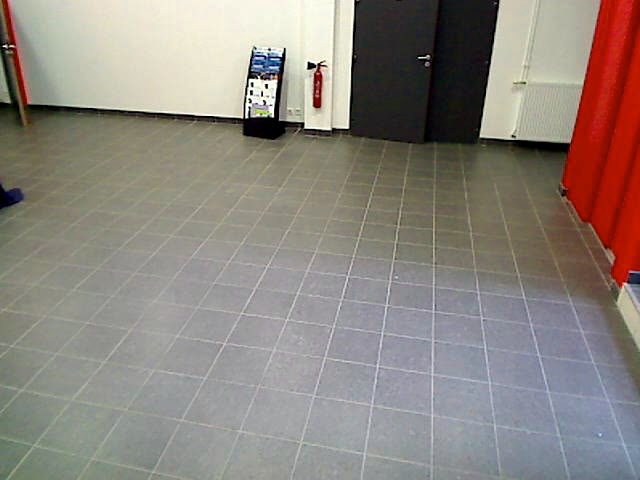
//> input picture sample/lala2.png, 640 x 480 px, given in place of the camera
$ ./main   (built with g++ and OpenCV 4, older OpenCV classes emulated)
//> lines starting //> are read from the running program, lines starting //| are printed output that depends on the picture
### jog.h
#include <math.h>

class jog
{
public:
    jog();
    double x;
    double y;
    double th;
    double xt_old;
    double yt_old;
    int cmd(double xt, double yt, double dt);
};

### detectedObject.h
#ifndef DETECTEDOBJECT_H
#define DETECTEDOBJECT_H

#include "opencv2/video/tracking.hpp"
#include "opencv2/highgui/highgui.hpp"


using namespace cv;
using namespace std;
class detectedObject
{
public:
    detectedObject();
    void setKalman(float x, float y);
    Point step1();
    Point step2();
    void changeMeasure(int x,int y);

    Rect position;

private:
    KalmanFilter KFs;
    Mat_<float> measurements;
};
#endif // DETECTEDOBJECT_H

### motiondetector.h
#ifndef MOTIONDETECTOR_H
#define MOTIONDETECTOR_H

#include "opencv2/video/tracking.hpp"
#include "opencv2/highgui/highgui.hpp"
#include "opencv2/imgproc/imgproc_c.h"

#include <time.h>
#include <stdio.h>
#include <ctype.h>

#include <iostream>

using namespace cv;
using namespace std;

class MotionDetector
{
public:
    MotionDetector(int buffer_depth = 4, double mhi_duration = 0.3,double max_time_delta= 0.2, double min_time_delta = 0.01);

    vector<Rect> update(Mat &img, Mat &dst, int diff_threshold);


    vector<Rect> compute(Mat &img1, Mat &img2, Mat &dst, int diff_threshold);
private:
    // various tracking parameters (in seconds)
    const double MHI_DURATION;// = 0.3;
    const double MAX_TIME_DELTA;// = 0.2;
    const double MIN_TIME_DELTA;// = 0.01;
    // number of cyclic frame buffer used for motion detection
    // (should, probably, depend on FPS)
    const int N;// = 3;

    // ring image buffer of size N
    vector<Mat> buffer;//(N);
    int last;// = 0;

    // temporary images
    Mat mhi; // MHI
    Mat silh,silh1;
    Mat orient; // orientation
    Mat mask; // valid orientation mask
    Mat segmask; // motion segmentation map

    vector<Rect> seq;


    void resize_matrix(int rows, int cols);


};

#endif // MOTIONDETECTOR_H

### jog.cpp
#include <math.h>

#include "jog.h"

jog::jog()
{
    x = 20;
    y = 20;
    th = 0;
    xt_old = -1;
    yt_old = -1;
}

// [54 lines left out: functions sqr, cmd, not called in this run]

### motiondetector.cpp
#include "motiondetector.h"

MotionDetector::MotionDetector(int buffer_depth, double mhi_duration,
                               double max_time_delta, double min_time_delta) :
    MHI_DURATION(mhi_duration),
    MAX_TIME_DELTA(max_time_delta),
    MIN_TIME_DELTA(min_time_delta),
    N(buffer_depth),
    buffer(buffer_depth),
    last(0)
{
//> called with buffer_depth = 4, mhi_duration = 0.3, max_time_delta = 0.2, min_time_delta = 0.01

    cout << "Initialisation du buffer tournant size: "<< buffer.size() << endl;
    for(uint i = 0; i < buffer.size(); i++){
        buffer[i].create(0,0,CV_8UC1);
    }
    mhi  = Mat::zeros(0,0,CV_32FC1);
}


// [88 lines left out: functions resize_matrix, compute, getFirst, getSecond, not called in this run]

Mat& MotionDetector::getMotion(){
    return motion;
}

// [23 lines left out: functions getSilh, update, not called in this run]

### main.cpp
#include "opencv2/video/tracking.hpp"
#include "opencv2/highgui/highgui.hpp"
#include "opencv2/imgproc/imgproc_c.h"
#include "opencv2/features2d/features2d.hpp"
#include <opencv2/nonfree/features2d.hpp>
#include <opencv2/legacy/legacy.hpp>
#include <opencv2/opencv.hpp>

#include<iostream>
#include<vector>

#include <time.h>
#include <stdio.h>
#include <ctype.h>

#include <iostream>

#include "motiondetector.h"
#include "detectedObject.h"

#include "jog.h"

using namespace cv;
using namespace std;

static void help(void)
{
    printf(
                "\nThis program demonstrated the use of motion templates -- basically using the gradients\n"
                "of thresholded layers of decaying frame differencing. New movements are stamped on top with floating system\n"
                "time code and motions too old are thresholded away. This is the 'motion history file'. The program reads from the camera of your choice or from\n"
                "a file. Gradients of motion history are used to detect direction of motoin etc\n"
                "Usage :\n"
                "./motempl [camera number 0-n or file name, default is camera 0]\n"
                );
}


// [106 lines left out: functions test_detector, extract_shape2, extractSubRegion, not called in this run]


Mat image;
// [13 lines left out: function on_mouse, not called in this run]

Mat computePerspectiveTransform(Point2f *p_src, Point2f *p_dst){

    double w = 30;

    p_src[0] = Point2f(74,401);
    p_src[1] = Point2f(205,240);
    p_src[2] = Point2f(477,270);
    p_src[3] = Point2f(497,476);

    p_dst[0] = (Point2f(5*w,0*w));
    p_dst[1] = (Point2f(5*w,6*w));
    p_dst[2] = (Point2f(12*w,6*w));
    p_dst[3] = (Point2f(12*w,0*w));

    return getPerspectiveTransform(p_src, p_dst);
}


// [19 lines left out: function drawRobot, not called in this run]

int main(int argc, char** argv)
{

    VideoCapture cap;
    MotionDetector detector;
    BackgroundSubtractorMOG2 bg(100,-1,false);

    Mat frame;

    Mat back, fore;

    jog jog;


    help();

    if( argc == 1 || (argc == 2 && strlen(argv[1]) == 1 && isdigit(argv[1][0])))
        cap.open(argc == 2 ? argv[1][0] - '0' : 0);
    else if( argc == 2 )
        cap.open(argv[1]);
    if( !cap.isOpened() )
    {
        cout << "Could not initialize capturing...\n";
        return 0;
    }

    cvNamedWindow( "Motion", 1 );
    cvNamedWindow( "Image", 1 );
    setMouseCallback("Image", on_mouse, 0);
    cvNamedWindow("contour",0);
    cvNamedWindow("perspective",1);

//    for(uint i = 0; i <  350; i++)
//        cap >> frame;

    Point2f p_src[4];
    Point2f p_dst[4];
    Mat M = computePerspectiveTransform(p_src,p_dst);

    double w = 30;
    for(int ind = 0;;ind++)
    {
        // Get image
        cap >> frame;
//> frame is the input picture: 480 rows x 640 cols, CV_8UC3; mean B, G, R 126.4, 133.7, 141.7
        cap >> frame;
        if( frame.empty() )
            break;

        frame.copyTo(image);

        Mat pers = Mat(15*w,15*w,image.type());
        warpPerspective(image,pers,M,Size(15*w,15*w),INTER_NEAREST);
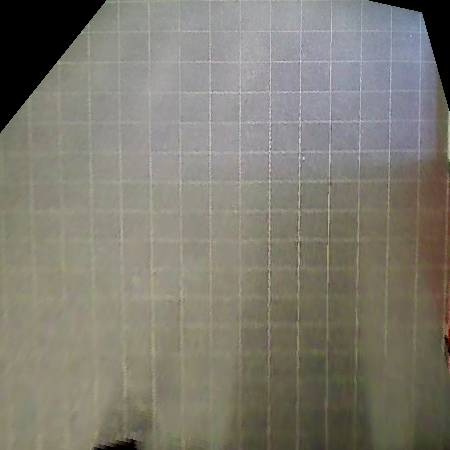
//> pers: 450 rows x 450 cols, CV_8UC3; mean B, G, R 113.4, 124.1, 126.9
        flip(pers,pers,0);
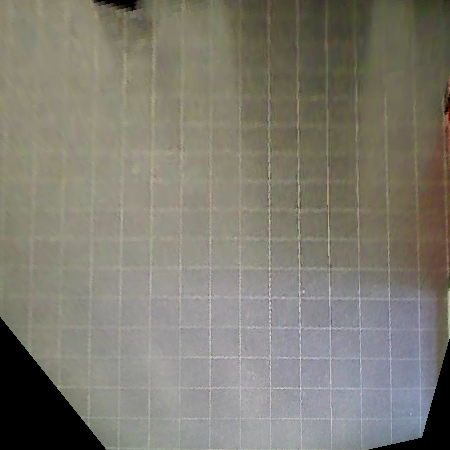
//> pers: 450 rows x 450 cols, CV_8UC3; mean B, G, R 113.4, 124.1, 126.9


        // Extract background/foregroung info
        bg(pers,fore);
//> fore: 450 rows x 450 cols, CV_8UC1; every value is 255
        bg.getBackgroundImage(back);


        // Extract shape
//> (the run ends here: the program needs code that is not available in this run, at `vector<Rect> roi = detector.update(pers, 30);`)
